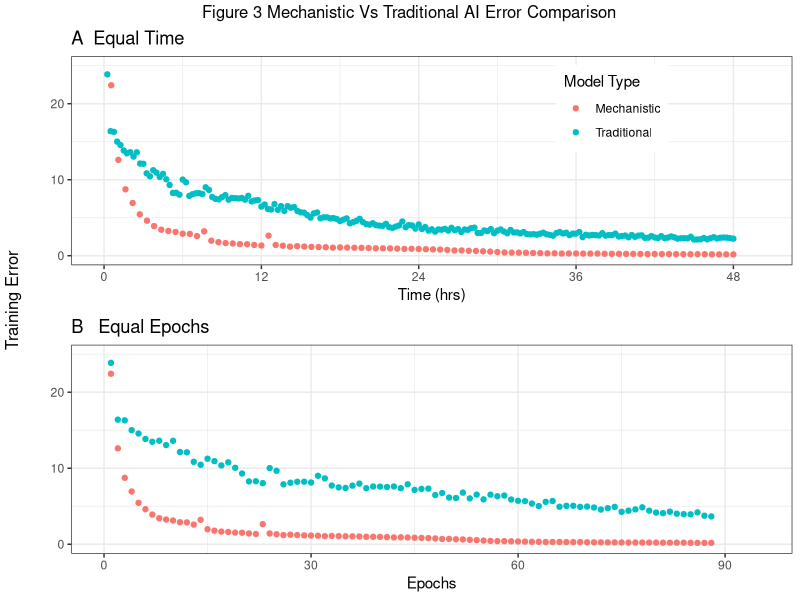
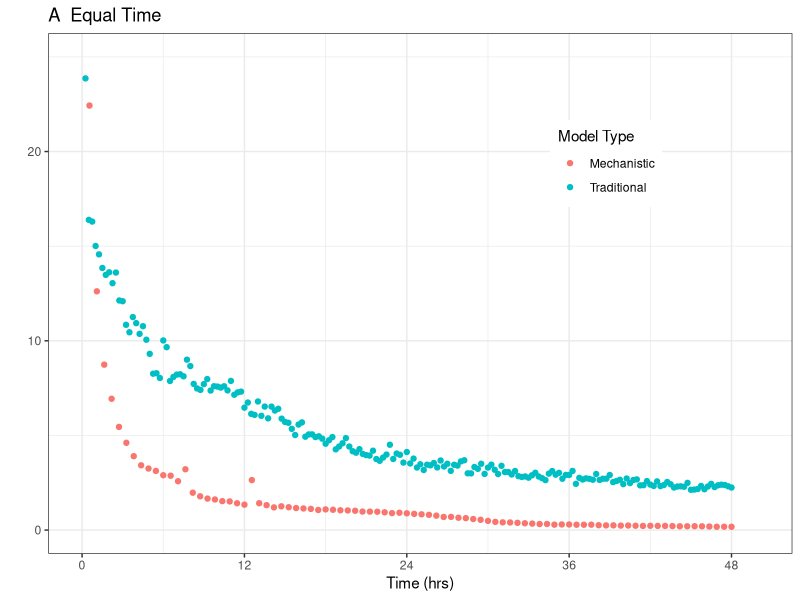
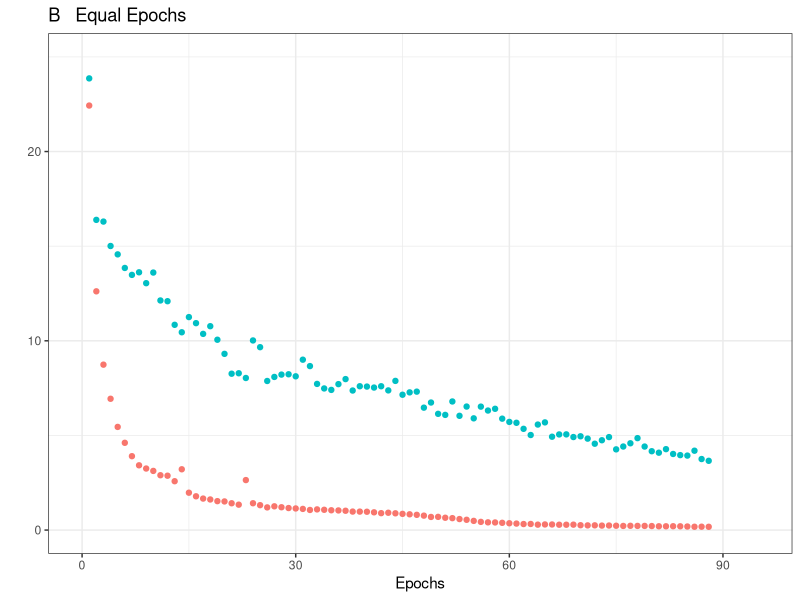

Recreate these plots in R, in order.

#---- Script to Combine original/mechanistic predictions to produce Figure 3
#---- John Mann


mech_loss<-read.table("../training/save_j1/lossmech.txt") #Error values mech deep learning

orig_loss<-read.table("../training/save_j1/lossorig.txt") # Error values standard deep learning

times_1<-seq(1,88,1)/88*48 # Mech model completes 88 runs in 48hrs
times_2<-seq(1,192,1)/192*48 # Standard model completes 192 runs in 48 hrs  Assuming similar run time for each epoch
times_11<-seq(1,88,1)


#----- Generate Publication Figures: 
mech_g<-data.frame(cbind(times_1,mech_loss[1:length(times_1),1]))
orig_g<-data.frame(cbind(times_2,orig_loss[1:length(times_2),1]))
names(mech_g)<-names(orig_g)<-c("times","Training_error")
mech_g$model<-"Mechanistic"
orig_g$model<-"Traditional"
library(ggplot2)
p1<-ggplot(data=mech_g,aes(x=times,y=Training_error,color=model))+geom_point()+
		geom_point(data=orig_g,aes(x=times,y=Training_error,color=model))+
		theme_bw()+
		ggtitle("A  Equal Time")+
		xlab("Time (hrs)")+
		ylab("")+
		scale_x_continuous(breaks=seq(0,48,12),limits=c(0,50))+
		scale_y_continuous(breaks=seq(0,20,10),limits=c(0,25))+
		labs(color = "Model Type")+
		theme(legend.position=c(.75,.75))

ggsave("../Results/Figure3_time.pdf",p1)
times_11<-seq(1,88,1)
mech_g<-data.frame(cbind(times_11,mech_loss[1:length(times_11),1]))
orig_g<-data.frame(cbind(times_11,orig_loss[1:length(times_11),1]))
names(mech_g)<-names(orig_g)<-c("times","Training_error")
mech_g$model<-"Mechanistic"
orig_g$model<-"Traditional"
library(ggplot2)
p2<-ggplot(data=mech_g,aes(x=times,y=Training_error,color=model))+geom_point()+
		geom_point(data=orig_g,aes(x=times,y=Training_error,color=model))+
		theme_bw()+
		ggtitle("B   Equal Epochs")+
		xlab("Epochs")+
		ylab("")+
		scale_x_continuous(breaks=seq(0,90,30),limits=c(0,95))+
		scale_y_continuous(breaks=seq(0,20,10),limits=c(0,25))+
		#labs(color = "Model Type")+
		theme(legend.position="none")

ggsave("../Results/Figure_3_epoch.pdf",p2)

library(gridExtra)
library(grid)
GA<-grid.arrange(p1,p2, ncol=1,nrow=2, 
		top="Figure 3 Mechanistic Vs Traditional AI Error Comparison ",
		left="Training Error")


ggsave("../Results/Figure_3.pdf",GA,height=6,width=10)


